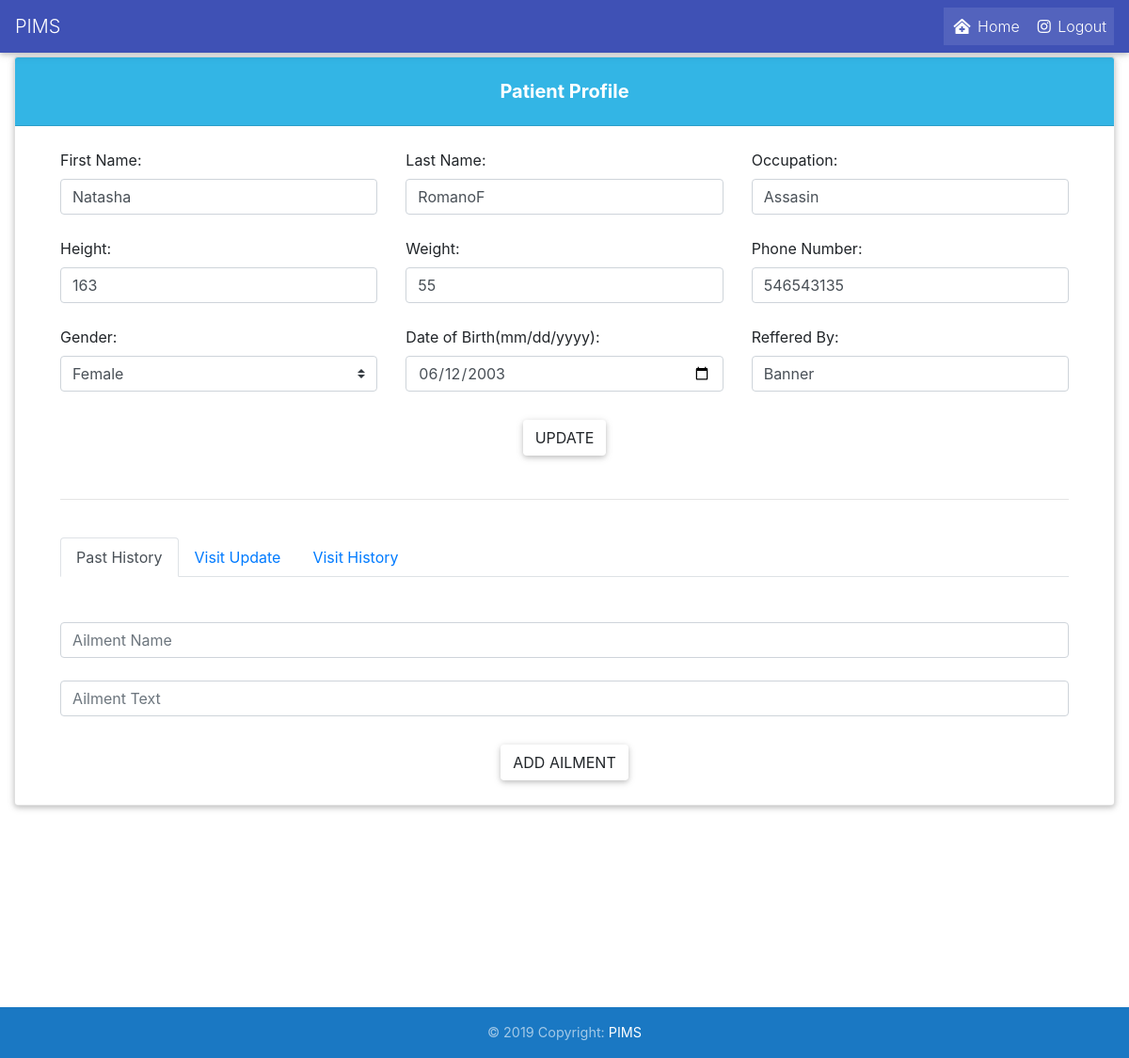
Page /includes/profilePatient.php?user_id=3&flag=0&post_id=0 (signed in) on the earlier database version.
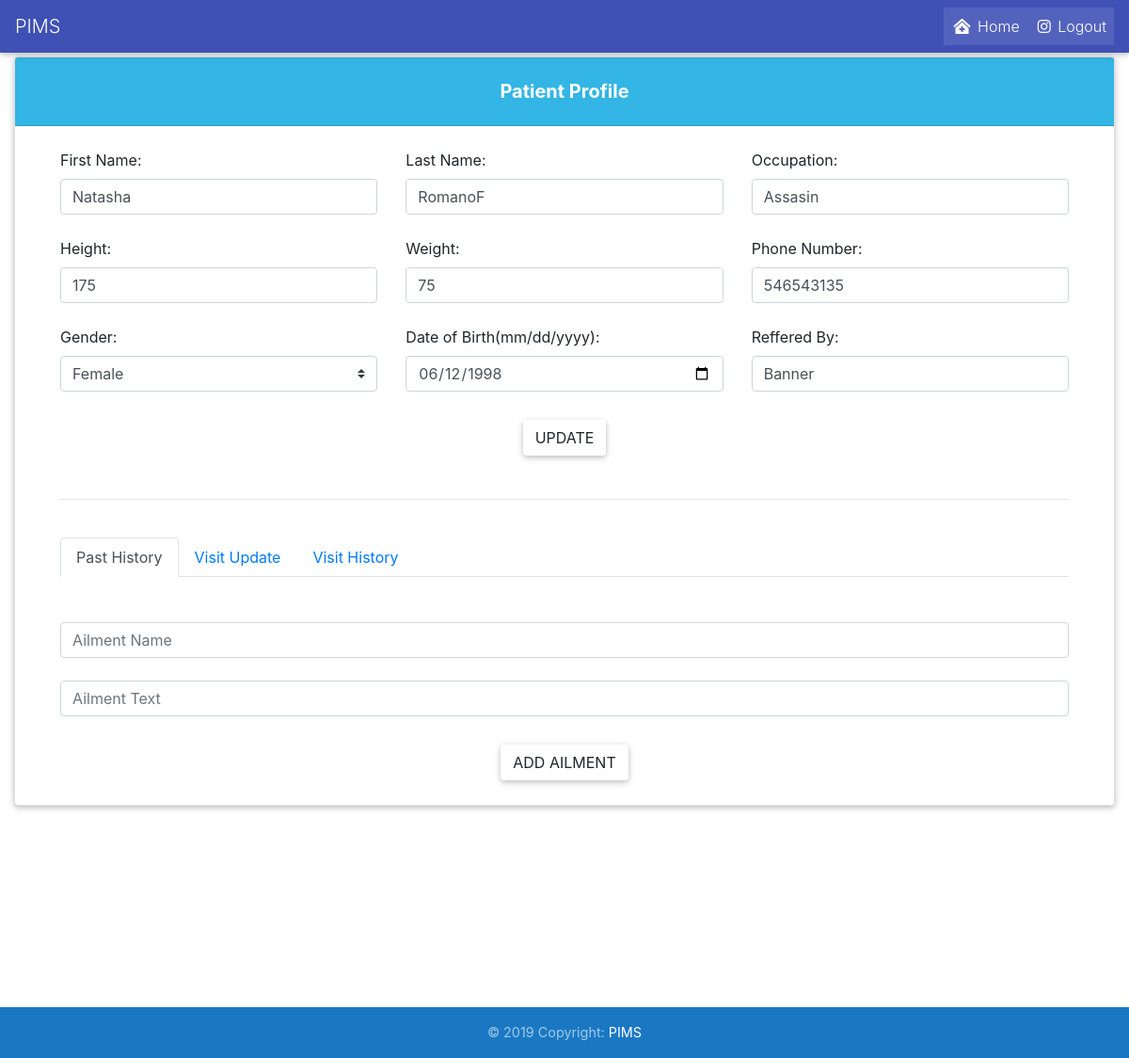
Same page on the later database version.
### tables this page shows
CREATE TABLE `users` (
  `user_id` int(3) NOT NULL,
  `user_uniqueid` varchar(255) NOT NULL,
  `user_fname` varchar(255) NOT NULL,
  `user_lname` varchar(255) NOT NULL,
  `user_dob` date NOT NULL,
  `user_phone` varchar(255) NOT NULL,
  `user_gender` varchar(255) NOT NULL,
  `user_occupation` varchar(255) NOT NULL,
  `user_referredby` varchar(255) NOT NULL,
  `user_height` varchar(255) NOT NULL,
  `user_weight` varchar(255) NOT NULL,
  `current_appointment` varchar(255) NOT NULL
);

### includes/profilePatient.php (the view, shortened to what this page needs)
<?php
 include "db.php";
$uid = $_GET['user_id'];
$sql = "SELECT * FROM users WHERE user_id='$uid'";
$select_user_query = mysqli_query($connection, $sql);
 while($row = mysqli_fetch_array($select_user_query)){
    $fname = $row['user_fname'];
    $lname = $row['user_lname'];
    $height = $row['user_height'];
    $weight = $row['user_weight'];
    $phno = $row['user_phone'];
    $gender = $row['user_gender'];
    $dob = $row['user_dob'];
    $reffered = $row['user_referredby'];
    $occupation = $row['user_occupation'];
 }
?>
<!DOCTYPE html>
<html lang="en">
<head>
  <link rel="stylesheet" href="https://use.fontawesome.com/releases/v5.8.2/css/all.css">
  <link href="../css/bootstrap.min.css" rel="stylesheet">
  <link href="../css/mdb.min.css" rel="stylesheet">
    <link rel="stylesheet" href="https://maxcdn.bootstrapcdn.com/bootstrap/4.0.0/css/bootstrap.min.css">
    <link href="https://unpkg.com/gijgo@1.9.13/css/gijgo.min.css" rel="stylesheet" type="text/css" />
  <link href="../css/style.css" rel="stylesheet">
  <link rel="stylesheet" type="text/css" href="../css/registration.css">
</head>
<body>
<nav class="mb-1 navbar navbar-expand-lg navbar-dark indigo fixed-top">
  <a class="navbar-brand" href="#">PIMS</a>
  <div class="collapse navbar-collapse" id="navbarSupportedContent-4">
    <ul class="navbar-nav ml-auto">
      <li class="nav-item active">
        <a class="nav-link" href="home.php">
          <i class="fas fa-clinic-medical"></i> Home
        </a>
      </li>
       <li class="nav-item active">
        <a class="nav-link" href="../index.php">
         <i class="fab fa-instagram"></i> Logout</a>
      </li>
    </ul>
  </div>
</nav>
<div class="card carder">
    <h5 class="card-header info-color white-text text-center py-4">
        <strong>Patient Profile</strong>
    </h5>
<br>
    <div class="card-body px-lg-5 pt-0">
<form action="detailsupdate.php" method="post">
            <div class="row">
                <div class="col">
                        <label for="firstname" >First Name:</label>
                        <input type="text" id="firstname" name="firstname"  value="<?php echo "$fname"; ?>" class="form-control">
                </div>
                <div class="col">
                        <label for="lastname">Last Name:</label>
                        <input type="text" id="lastname" name="lastname" value="<?php echo "$lname"; ?>" class="form-control">
                </div>
                <div class="col">
                    <label for="occupation">Occupation:</label>
                        <input type="text" id="occupation" name="occupation"  value="<?php echo "$occupation"; ?>" class="form-control">
                </div>
                </div>
               <br>
            <div class="row">
                 <div class="col">
                  <label for="height">Height:</label>
                <input type="number" id="height" name="heighted" value="<?php echo "$height"; ?>"  class="form-control">
          </div>
                 <div class="col">
                 <label for="Weight">Weight:</label>
                <input type="number" id="Weight" name="weight" value="<?php echo "$weight"; ?>" class="form-control">
                         </div>
                <div class="col">
                  <label for="phno">Phone Number:</label>
                <input type="number" id="phno" name="phno" value="<?php echo "$phno"; ?>"  class="form-control">
          </div>
</div>
<br>
         <div class="row">
            <div class="col">
                  <label for="gender">Gender:</label>
<select class="browser-default custom-select" name="gender">
  <option selected><?php echo "$gender"; ?></option>
</select>
            </div>
 <div class="col">
            <label for="dob">Date of Birth(mm/dd/yyyy):</label>
             <input type="date" id="dob" name="dob" value="<?php echo "$dob"; ?>"  class="form-control">
            </div>
          <div class="col">
            <label for="reffered">Reffered By:</label>
                <input type="text" id="reffered" name="reffered" value="<?php echo "$reffered"; ?>" class="form-control">
          </div>
            </div>
<br>
<div>
 <div  class="text-center">  <input type="submit" name="submit" class="btn" value="Update"></input></div>
    <br> <hr>
             <br>
            <?php
            include "tabs.php";  ?>
</div>
<br>
<footer class="page-footer font-small blue ">
  <div class="footer-copyright text-center py-3">© 2019 Copyright:
    <a href="#"> PIMS</a>
  </div>
</footer>
</body>
</html>

### includes/tabs.php (shortened to what this page needs)
<ul class="nav nav-tabs" id="myTab" role="tablist">
  <li class="nav-item">
    <a class="nav-link active" id="home-tab" data-toggle="tab" href="#home" role="tab" aria-controls="home"
      aria-selected="true">Past History</a>
  </li>
  <li class="nav-item">
    <a class="nav-link" id="profile-tab" data-toggle="tab" href="#profile" role="tab" aria-controls="profile"
      aria-selected="false">Visit Update</a>
  </li>
  <li class="nav-item">
    <a class="nav-link" id="contact-tab" data-toggle="tab" href="#contact" role="tab" aria-controls="contact"
      aria-selected="false">Visit History</a>
  </li>
</ul>
<div class="tab-content" id="myTabContent">
  <div class="tab-pane fade show active" id="home" role="tabpanel" aria-labelledby="home-tab">
<br><br>
<?php
include "ailments.php";
?>
</div>
<?php
include "visithistory.php";
?>
  </div>
</div>

### includes/ailments.php (shortened to what this page needs)
<form name="form1" class="text-center border border-light p-5">
    <input type="text" id="txtnameins" class="form-control mb-4" placeholder="Ailment Name">
<input type="text" id="txtcityins" class="form-control mb-4" placeholder="Ailment Text">
<div class="text-center">
<input type="button" id="but1" class="btn" value="Add Ailment" onClick="ins();">
</div>
</form>

### includes/visithistory.php (shortened to what this page needs)
</div>

### css/registration.css (style rules this page uses)
footer { margin-top: 190px; }
.carder { margin-top:60px; margin-left: 15px; margin-right: 15px; }

Differences in the rows shown:
changed users "Natasha": heighted "163" → "175"; weight "55" → "75"; dob "06/12/2003" → "06/12/1998"
